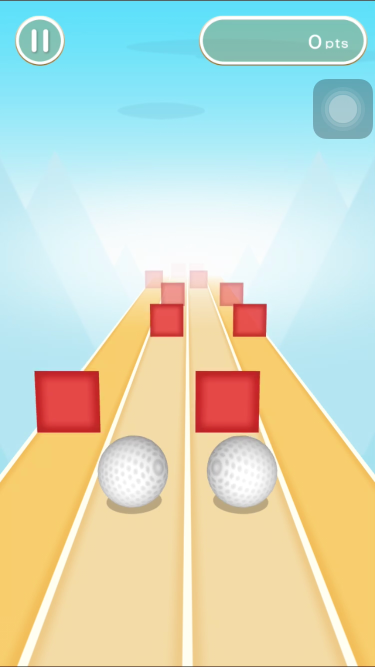
#> input picture Practice/twins0.png, 750 x 1334 px, found by its file name (shown at 1/2 size)
$ python motion.py
#> lines starting #> are read from the running program, lines starting #| are printed output that depends on the picture; after the words box and inside, x2 and y2 are one past the last pixel; in counts of white or black regions, pixels touching at a corner belong together
# -*- coding: utf-8 -*-
import cv2
import numpy as np
import matplotlib.pyplot as plt

img = cv2.imread("C:\\Users\\sirei\\Documents\\GIT_SYNC\\TYT\\learn\\twins0.png")
#> img is the input picture: shape (1334, 750, 3); mean B, G, R 196, 217, 206.9
gray = cv2.cvtColor(img,cv2.COLOR_BGR2GRAY)
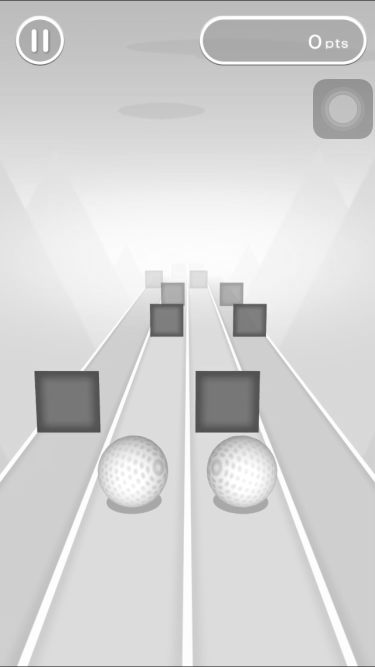
#> gray: shape (1334, 750) (shown at 1/2 size); min 1, max 255, mean 211.5


circles1 = cv2.HoughCircles(gray,cv2.HOUGH_GRADIENT,1,
600,param1=100,param2=20,minRadius=65,maxRadius=80)
#> circles1 = [[265.5, 941.5, 70.3]]
circles = circles1[0,:,:]
#> circles = [[265.5, 941.5, 70.3]]
circles = np.uint16(np.around(circles))
#> circles = [[266, 942, 70]]
for i in circles[:]:
    cv2.circle(img,(i[0],i[1]),i[2],(255,0,0),5)
    cv2.circle(img,(i[0],i[1]),2,(255,0,255),10)
    cv2.rectangle(img,(i[0]-i[2],i[1]+i[2]),(i[0]+i[2],i[1]-i[2]),(255,255,0),5)
#> this loop made 1 pass
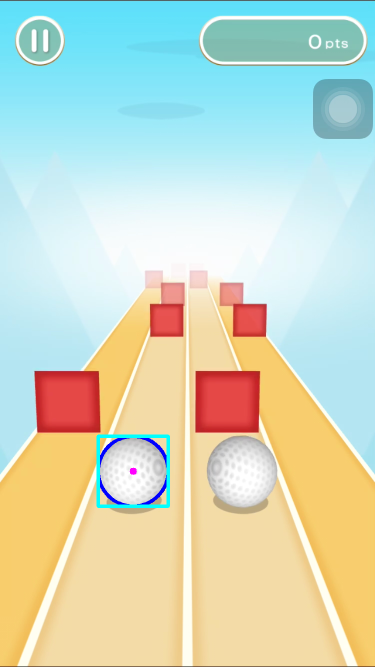
#> img: shape (1334, 750, 3) (shown at 1/2 size); 0.6% of pixels changed, all inside (x1, y1, x2, y2) = (193, 869, 340, 1016)

print("圆心坐标",i[0],i[1])
#| 圆心坐标 266 942
cv2.namedWindow("img", cv2.WINDOW_NORMAL);
cv2.imshow("img",img)
cv2.waitKey(0)
